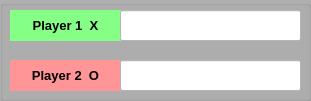
   <widget class="QGroupBox" name="groupBoxName">
    <property name="geometry">
     <rect>
      <x>120</x>
      <y>30</y>
      <width>311</width>
      <height>101</height>
     </rect>
    </property>
    <property name="styleSheet">
     <string notr="true">background-color: rgb(175, 175, 175);</string>
    </property>
    <property name="title">
     <string/>
    </property>
    <widget class="QLabel" name="playerName1Label">
     <property name="geometry">
      <rect>
       <x>10</x>
       <y>10</y>
       <width>111</width>
       <height>31</height>
      </rect>
     </property>
     <property name="font">
      <font>
       <pointsize>10</pointsize>
       <weight>75</weight>
       <bold>true</bold>
      </font>
     </property>
     <property name="styleSheet">
      <string notr="true">background-color: rgb(133, 255, 133);
color: rgb(0, 0, 0);</string>
     </property>
     <property name="text">
      <string>Player 1  X</string>
     </property>
     <property name="alignment">
      <set>Qt::AlignCenter</set>
     </property>
    </widget>
    <widget class="QLabel" name="playerName2Label">
     <property name="geometry">
      <rect>
       <x>10</x>
       <y>60</y>
       <width>111</width>
       <height>31</height>
      </rect>
     </property>
     <property name="font">
      <font>
       <pointsize>10</pointsize>
       <weight>75</weight>
       <bold>true</bold>
      </font>
     </property>
     <property name="styleSheet">
      <string notr="true">color:rgb(0,0,0);
background-color: rgb(255, 149, 151);</string>
     </property>
     <property name="text">
      <string>Player 2  O</string>
     </property>
     <property name="alignment">
      <set>Qt::AlignCenter</set>
     </property>
    </widget>
    <widget class="QLineEdit" name="lineEditP1">
     <property name="geometry">
      <rect>
       <x>120</x>
       <y>10</y>
       <width>181</width>
       <height>31</height>
      </rect>
     </property>
     <property name="font">
      <font>
       <pointsize>11</pointsize>
       <weight>50</weight>
       <bold>false</bold>
      </font>
     </property>
     <property name="toolTip">
      <string>Enter Player1's name</string>
     </property>
     <property name="whatsThis">
      <string/>
     </property>
     <property name="styleSheet">
      <string notr="true">color:green;
background-color: rgb(255, 255, 255);</string>
     </property>
     <property name="maxLength">
      <number>15</number>
     </property>
    </widget>
    <widget class="QLineEdit" name="lineEditP2">
     <property name="geometry">
      <rect>
       <x>120</x>
       <y>60</y>
       <width>181</width>
       <height>31</height>
      </rect>
     </property>
     <property name="font">
      <font>
       <pointsize>11</pointsize>
       <weight>50</weight>
       <bold>false</bold>
      </font>
     </property>
     <property name="toolTip">
      <string>Enter Player2's name</string>
     </property>
     <property name="whatsThis">
      <string/>
     </property>
     <property name="styleSheet">
      <string notr="true">color:red;
background-color: rgb(255, 255, 255);</string>
     </property>
     <property name="maxLength">
      <number>15</number>
     </property>
    </widget>
   </widget>
